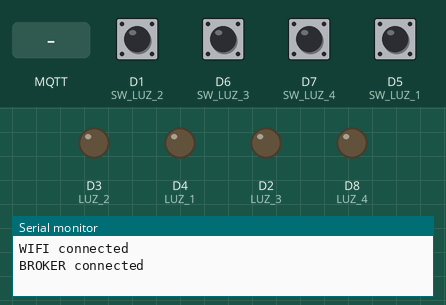
Simulated run of this program. Board: ESP8266 (Wemos D1 mini). Shown: output pins drawn as LEDs (lit = HIGH), the last lines printed to the serial monitor. The test bench sets the inputs (shaded band); at power-on: D1 (SW_LUZ_2), D5 (SW_LUZ_1), D6 (SW_LUZ_3), D7 (SW_LUZ_4) HIGH. WiFi joins after 1.5 s; servers stay silent unless stated; no MQTT or app messages arrive unless stated.

Above: at 2.7 s.
2.8 s: D1 (SW_LUZ_2) pulled LOW for 0.15 s
At 2.87 s:
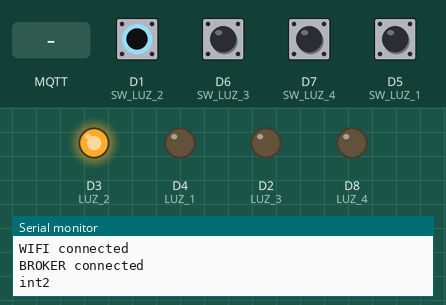
4.4 s: D6 (SW_LUZ_3) pulled LOW for 0.15 s
At 4.47 s:
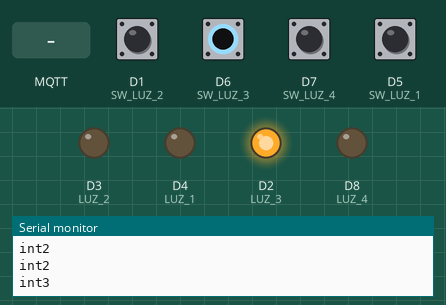
6.0 s: D7 (SW_LUZ_4) pulled LOW for 0.15 s
At 6.07 s:
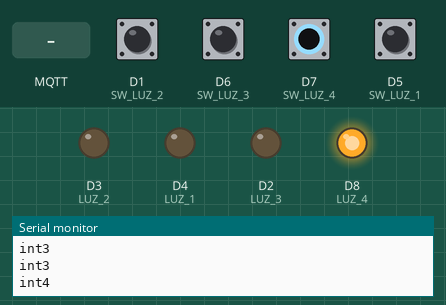
7.6 s: D5 (SW_LUZ_1) pulled LOW for 0.15 s
At 7.67 s:
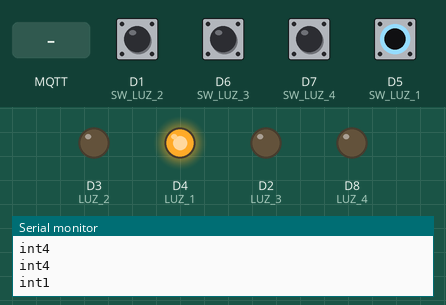
9.2 s: MQTT message "1" arrives on the first subscribed topic
At 10.4 s:
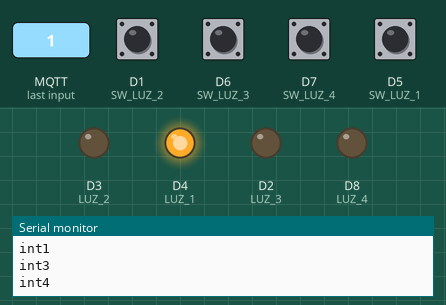
10.7 s: MQTT message "2" arrives on the first subscribed topic
At 11.5 s:
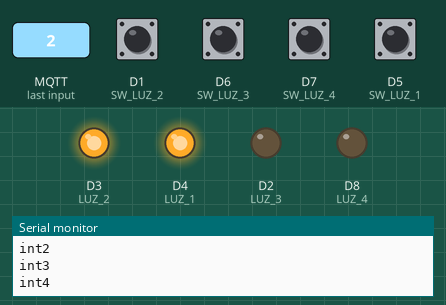
Timing chart, 0 to 13.2 s (numbered marks = the images above; inputs shaded):
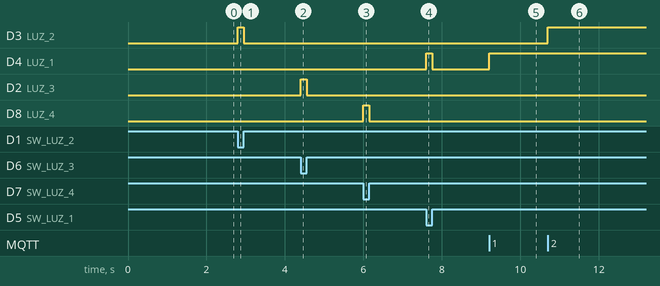

The program:

main.cpp
```cpp
#include <PubSubClient.h>
#include "isrgrootx1.h"
#include <ESP8266HTTPClient.h>
#include <ESP8266WiFi.h>
#include <ESP8266WiFiMulti.h>
#include <WiFiClientSecure.h>
#include <WiFiManager.h>

ESP8266WiFiMulti WiFiMulti;

const char* mqtt_server = "c23b07ba3743474c88359e37395922a4.s1.eu.hivemq.cloud";
WiFiClientSecure client;
PubSubClient mqttclient(client);


WiFiManager wm;

#define LUZ_1 D4
#define LUZ_2 D3
#define LUZ_3 D2
#define LUZ_4 D8
#define SW_LUZ_1 D5
#define SW_LUZ_2 D1 //NO SE DEBE USAR NUNCA EL PIN 1, 6, 7 y 8 COMO SALIDA NI ENTRADA PORQUE MUERE EL ESP
#define SW_LUZ_3 D6
#define SW_LUZ_4 D7

void ICACHE_RAM_ATTR Luz1();
void ICACHE_RAM_ATTR Luz2();
void ICACHE_RAM_ATTR Luz3();
void ICACHE_RAM_ATTR Luz4();

void setup(){

  Serial.begin(115200);
  pinMode(LUZ_1, OUTPUT);
  pinMode(LUZ_2, OUTPUT);
  pinMode(LUZ_3, OUTPUT);
  pinMode(LUZ_4, OUTPUT);
  pinMode(SW_LUZ_1, INPUT_PULLUP);
  pinMode(SW_LUZ_2, INPUT_PULLUP);
  pinMode(SW_LUZ_3, INPUT_PULLUP);
  pinMode(SW_LUZ_4, INPUT_PULLUP);

  attachInterrupt(digitalPinToInterrupt(SW_LUZ_1), Luz1, CHANGE);
  attachInterrupt(digitalPinToInterrupt(SW_LUZ_2), Luz2, CHANGE);
  attachInterrupt(digitalPinToInterrupt(SW_LUZ_3), Luz3, CHANGE);
  attachInterrupt(digitalPinToInterrupt(SW_LUZ_4), Luz4, CHANGE);

  bool res;

      res = wm.autoConnect("AutoConnectAP","password"); // password protected ap

    if(!res)
      Serial.println("Failed to connect");

    else
        Serial.println("WIFI connected");

  WiFi.mode(WIFI_STA);
  WiFiMulti.run();
  mqttclient.setServer(mqtt_server, 8883);
  mqttclient.setCallback(callback);
}


void loop() {
  // wait for WiFi connection

if ((WiFiMulti.run() == WL_CONNECTED)) {
    client.setInsecure();

    if (!mqttclient.connected()) {
        if(mqttclient.connect("ESP8266", "ESP8266","Juve2020"))
        Serial.println("BROKER connected");
        mqttclient.subscribe("DISP_1");
    }

    else
      mqttclient.loop();
  }
}


void callback(char* topic, byte* payload, unsigned int length){

    if (strcmp(topic, "DISP_1") == 0){
    if(payload[0] == '1')
      Luz1();
    }

    if (strcmp(topic, "DISP_1") == 0){
      if(payload[0] == '2')
        Luz2();
    }

    if (strcmp(topic, "DISP_1") == 0){
      if(payload[0] == '3')
        Luz3();
        Serial.println("int3");
    }

    if (strcmp(topic, "DISP_1") == 0){
      if(payload[0] == '4')
        Luz4();
        Serial.println("int4");
    }
}

void ICACHE_RAM_ATTR Luz1() {
  static unsigned long lastInterruptTime = 0;
  unsigned long interruptTime = millis();

  if (interruptTime - lastInterruptTime > 50) {
    lastInterruptTime = interruptTime;
      digitalWrite(LUZ_1, !digitalRead(LUZ_1));
      Serial.println("int1");
  }
}

void ICACHE_RAM_ATTR Luz2(){
  static unsigned long lastInterruptTime = 0;
  unsigned long interruptTime = millis();

  if (interruptTime - lastInterruptTime > 50) {
    lastInterruptTime = interruptTime;
      digitalWrite(LUZ_2, !digitalRead(LUZ_2));
      Serial.println("int2");
  }
}

void ICACHE_RAM_ATTR Luz3(){
  static unsigned long lastInterruptTime = 0;
  unsigned long interruptTime = millis();

  if (interruptTime - lastInterruptTime > 50) {
    lastInterruptTime = interruptTime;
      digitalWrite(LUZ_3, !digitalRead(LUZ_3));
      Serial.println("int3");
  }
}

void ICACHE_RAM_ATTR Luz4(){
  static unsigned long lastInterruptTime = 0;
  unsigned long interruptTime = millis();

  if (interruptTime - lastInterruptTime > 50) {
    lastInterruptTime = interruptTime;
      digitalWrite(LUZ_4, !digitalRead(LUZ_4));
      Serial.println("int4");
  }
}
```

Source omitted: isrgrootx1.h (data table, 8655 bytes)

Measured:
- after the input at 2.8 s, D3 (LUZ_2): LOW → HIGH at once, → LOW 0.15 s later
- after the input at 4.4 s, D2 (LUZ_3): LOW → HIGH at once, → LOW 0.15 s later
- after the input at 6.0 s, D8 (LUZ_4): LOW → HIGH at once, → LOW 0.15 s later
- after the input at 7.6 s, D4 (LUZ_1): LOW → HIGH at once, → LOW 0.15 s later
- after the input at 9.2 s, D4 (LUZ_1): LOW → HIGH at once
- after the input at 10.7 s, D3 (LUZ_2): LOW → HIGH at once
